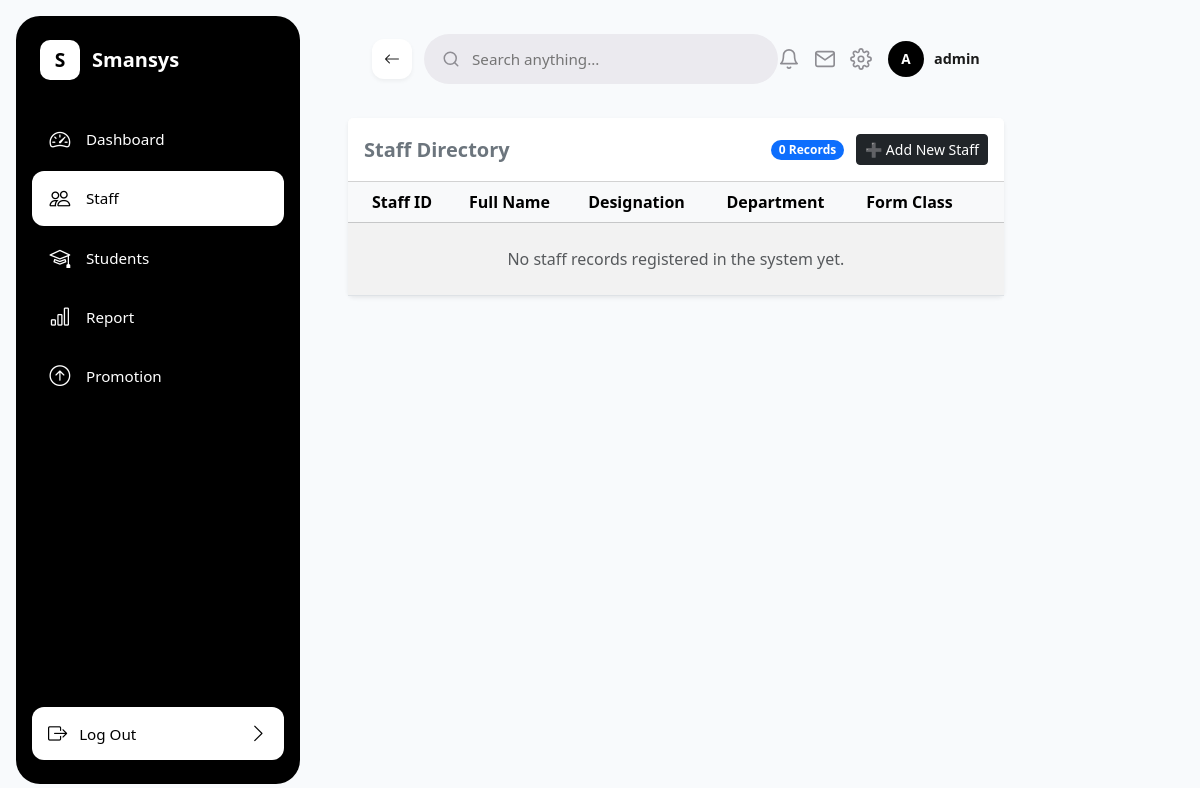
/staff/list/ (signed in), run on an earlier commit of the app's database.
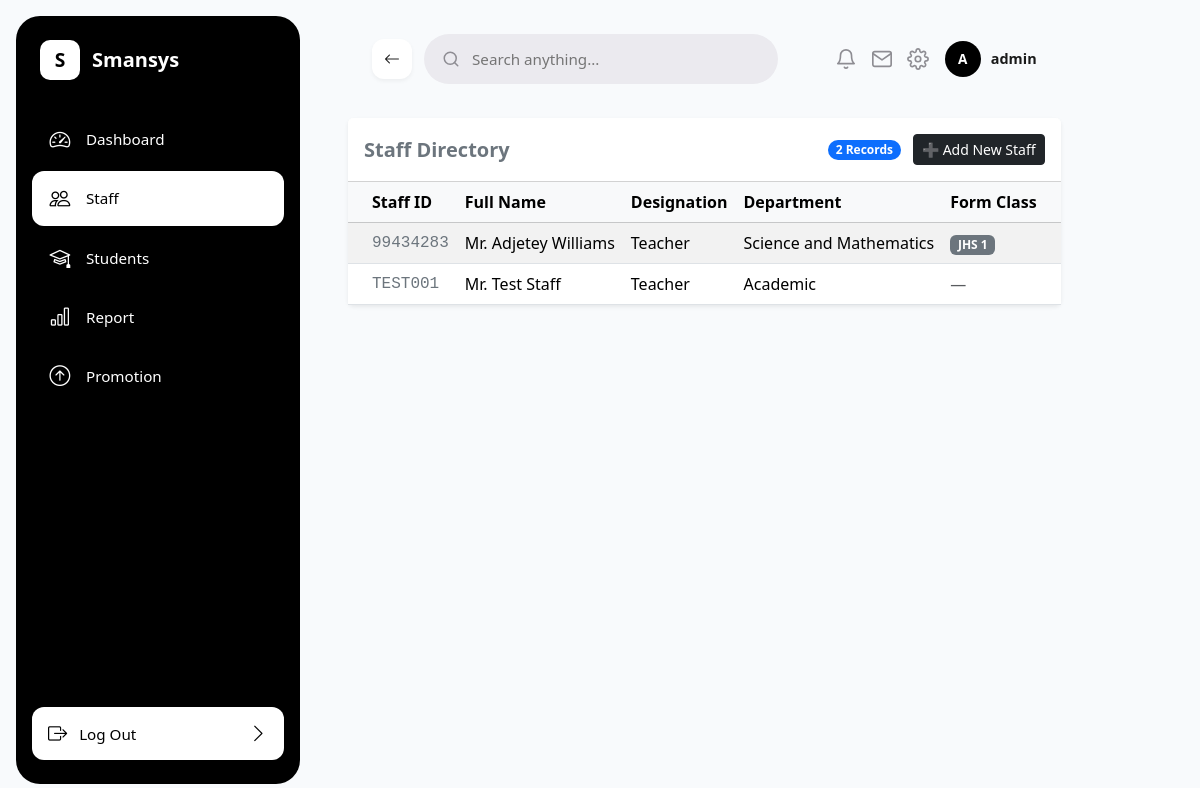
And on a later commit of the database.
### sis/models.py (models this page shows, shortened)
class StaffProfile(models.Model):
    TITLE_CHOICES = [
        ('Mr.', 'Mr.'),
        ('Mrs.', 'Mrs.'),
        ('Ms.', 'Ms.'),
        ('Dr.', 'Dr.'),
        ('Rev.', 'Rev.'),
    ]
    GENDER_CHOICES = [
        ('Male', 'Male'),
        ('Female', 'Female'),
    ]
    EMPLOYMENT_CHOICES = [
        ('Permanent', 'Permanent'),
        ('Contract', 'Contract'),
    ]
    title = models.CharField(max_length=20, choices=TITLE_CHOICES, default='Mr.')
    full_name = models.CharField(max_length=255, default='')
    staff_id = models.CharField(max_length=50, unique=True, default='')
    user = models.OneToOneField(User, on_delete=models.CASCADE, related_name='staff_profile', null=True, blank=True)
    gender = models.CharField(max_length=10, choices=GENDER_CHOICES, default='Male')
    dob = models.DateField(verbose_name="Date of Birth", default=date.today)
    designation = models.CharField(max_length=100, default='')
    ssnit_id = models.CharField(max_length=50, blank=True, null=True, verbose_name="SSNIT ID")
    email = models.EmailField(unique=True)
    employment_type = models.CharField(max_length=50, choices=EMPLOYMENT_CHOICES, default='Permanent')
    date_of_appointment = models.DateField(default=date.today)
    year_of_last_promotion = models.IntegerField(blank=True, null=True)
    department = models.CharField(max_length=100, default='')
    qualification = models.CharField(max_length=150, default='')
    certificate = models.CharField(max_length=150, default='')
    name_of_institution_completed = models.CharField(max_length=255, default='')
    year_completed = models.IntegerField(default=2000)
    profile_picture = models.ImageField(upload_to='staff/profiles/', blank=True, null=True)
    form_class = models.OneToOneField('ClassRoom', on_delete=models.SET_NULL, null=True, blank=True, related_name='form_teacher')
    subject_areas = models.ManyToManyField('Subject', related_name='teachers', help_text="Select all subjects this staff member is assigned to teach.")

class ClassRoom(models.Model):
    class_name = models.CharField(max_length=50, unique=True)
    order = models.PositiveIntegerField(
        default=0,
        help_text="Used to sort classes hierarchically (e.g., Class 1 = 1, JHS 3 = 9)"
    )
    class Meta:
        ordering = ['order']

### sis/views.py (the view)
# urls.py: path('staff/list/', staff_list_view, name='staff_list'),
@login_required
def staff_list_view(request):
    staff_members = StaffProfile.objects.all()
    return render(request, 'sis/staff_list.html', {'staff_members': staff_members})

### sis/templates/sis/staff_list.html (shortened to what this page needs)
{% extends 'sis/base.html' %}
{% block content %}
<div class="card shadow-sm border-0">
    <div class="card-header bg-white py-3 d-flex justify-content-between align-items-center">
        <h5 class="mb-0 fw-bold text-secondary">Staff Directory</h5>
        <div>
            <span class="badge bg-primary rounded-pill me-2">{{ staff_members|length }} Records</span>
            <a href="{% url 'register_staff' %}" class="btn btn-sm btn-dark">➕ Add New Staff</a>
        </div>
    </div>
    <div class="card-body p-0">
        <div class="table-responsive">
            <table class="table table-hover table-striped mb-0 align-middle">
                <thead class="table-light">
                    <tr>
                        <th class="ps-4">Staff ID</th>
                        <th>Full Name</th>
                        <th>Designation</th>
                        <th>Department</th>
                        <th class="pe-4">Form Class</th>
                    </tr>
                </thead>
                <tbody>
                    {% for member in staff_members %}
                    <tr class="table-hover" onclick="window.location='{% url 'staff_detail' member.id %}';" style="cursor: pointer;">
                        <td class="ps-4 font-monospace text-secondary">{{ member.staff_id }}</td>
                        <td class="fw-medium">{{ member.title }} {{ member.full_name }}</td>
                        <td>{{ member.designation }}</td>
                        <td>{{ member.department }}</td>
                        <td class="pe-4">
                            {% if member.form_class %}
                            <span class="badge bg-secondary">{{ member.form_class.class_name }}</span>
                            {% else %}
                            <span class="text-muted">&mdash;</span>
                            {% endif %}
                        </td>
                    </tr>
                    {% empty %}
                    <tr>
                        <td colspan="5" class="text-center py-4 text-muted">No staff records registered in the system yet.</td>
                    </tr>
                    {% endfor %}
                </tbody>
            </table>
        </div>
    </div>
</div>
{% endblock %}

What changed in the data, as far as the page shows it:
added StaffProfile: staff_id "99434283", title "Mr.", full_name "Adjetey Williams", designation "Teacher", department "Science and Mathematics", form_class.class_name "JHS 1"
added StaffProfile: staff_id "TEST001", title "Mr.", full_name "Test Staff", designation "Teacher", department "Academic"
Also different on the page:
{{ staff_members|length }}: "0" → "2"
text no longer shown: "No staff records registered in the system yet."
